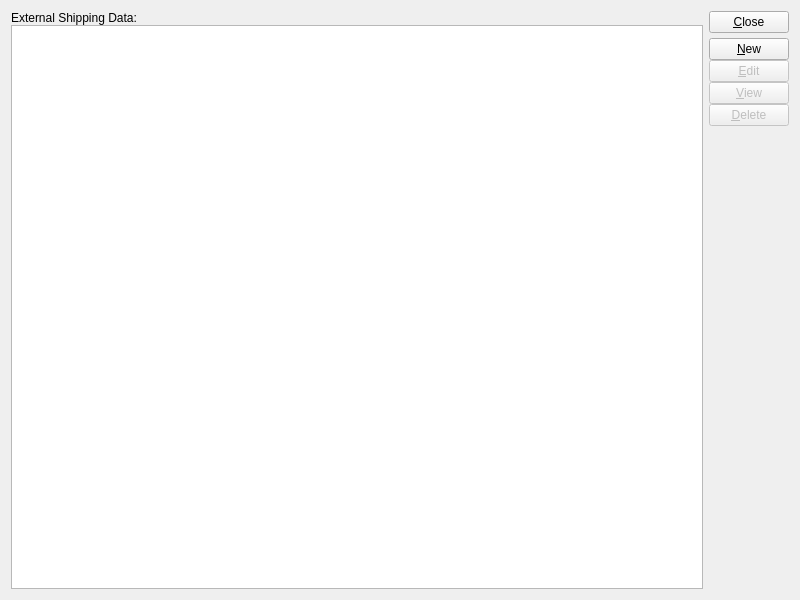
<?xml version="1.0" encoding="UTF-8"?>
<ui version="4.0">
 <comment>This file is part of the xTuple ERP: PostBooks Edition, a free and
open source Enterprise Resource Planning software suite,
Copyright (c) 1999-2019 by OpenMFG LLC, d/b/a xTuple.
It is licensed to you under the Common Public Attribution License
version 1.0, the full text of which (including xTuple-specific Exhibits)
is available at www.xtuple.com/CPAL.  By using this software, you agree
to be bound by its terms.</comment>
 <class>externalShippingList</class>
 <widget class="QWidget" name="externalShippingList">
  <property name="geometry">
   <rect>
    <x>0</x>
    <y>0</y>
    <width>800</width>
    <height>600</height>
   </rect>
  </property>
  <property name="windowTitle">
   <string>External Shipping List</string>
  </property>
  <layout class="QGridLayout" name="gridLayout">
   <item row="0" column="0">
    <layout class="QVBoxLayout">
     <property name="spacing">
      <number>0</number>
     </property>
     <item>
      <widget class="QLabel" name="_customersLit">
       <property name="text">
        <string>External Shipping Data:</string>
       </property>
      </widget>
     </item>
     <item>
      <widget class="XTreeView" name="_ship">
       <property name="editTriggers">
        <set>QAbstractItemView::NoEditTriggers</set>
       </property>
       <property name="selectionBehavior">
        <enum>QAbstractItemView::SelectRows</enum>
       </property>
       <property name="schemaName">
        <string>api</string>
       </property>
       <property name="tableName">
        <string>extshipmaint</string>
       </property>
      </widget>
     </item>
    </layout>
   </item>
   <item row="0" column="1">
    <layout class="QVBoxLayout">
     <property name="spacing">
      <number>5</number>
     </property>
     <item>
      <widget class="QPushButton" name="_close">
       <property name="text">
        <string>&amp;Close</string>
       </property>
      </widget>
     </item>
     <item>
      <layout class="QVBoxLayout">
       <property name="spacing">
        <number>0</number>
       </property>
       <item>
        <widget class="QPushButton" name="_new">
         <property name="text">
          <string>&amp;New</string>
         </property>
        </widget>
       </item>
       <item>
        <widget class="QPushButton" name="_edit">
         <property name="enabled">
          <bool>false</bool>
         </property>
         <property name="text">
          <string>&amp;Edit</string>
         </property>
        </widget>
       </item>
       <item>
        <widget class="QPushButton" name="_view">
         <property name="enabled">
          <bool>false</bool>
         </property>
         <property name="text">
          <string>&amp;View</string>
         </property>
        </widget>
       </item>
       <item>
        <widget class="QPushButton" name="_delete">
         <property name="enabled">
          <bool>false</bool>
         </property>
         <property name="text">
          <string>&amp;Delete</string>
         </property>
        </widget>
       </item>
       <item>
        <spacer>
         <property name="orientation">
          <enum>Qt::Vertical</enum>
         </property>
         <property name="sizeType">
          <enum>QSizePolicy::Expanding</enum>
         </property>
         <property name="sizeHint" stdset="0">
          <size>
           <width>20</width>
           <height>20</height>
          </size>
         </property>
        </spacer>
       </item>
      </layout>
     </item>
    </layout>
   </item>
  </layout>
 </widget>
 <customwidgets>
  <customwidget>
   <class>XTreeView</class>
   <extends>QTreeView</extends>
   <header>xtreeview.h</header>
  </customwidget>
 </customwidgets>
 <resources/>
 <connections>
  <connection>
   <sender>_close</sender>
   <signal>clicked()</signal>
   <receiver>externalShippingList</receiver>
   <slot>close()</slot>
   <hints>
    <hint type="sourcelabel">
     <x>746</x>
     <y>36</y>
    </hint>
    <hint type="destinationlabel">
     <x>760</x>
     <y>4</y>
    </hint>
   </hints>
  </connection>
  <connection>
   <sender>_ship</sender>
   <signal>doubleClicked(QModelIndex)</signal>
   <receiver>_edit</receiver>
   <slot>animateClick()</slot>
   <hints>
    <hint type="sourcelabel">
     <x>613</x>
     <y>84</y>
    </hint>
    <hint type="destinationlabel">
     <x>703</x>
     <y>90</y>
    </hint>
   </hints>
  </connection>
  <connection>
   <sender>_ship</sender>
   <signal>valid(bool)</signal>
   <receiver>_view</receiver>
   <slot>setEnabled(bool)</slot>
   <hints>
    <hint type="sourcelabel">
     <x>647</x>
     <y>120</y>
    </hint>
    <hint type="destinationlabel">
     <x>727</x>
     <y>117</y>
    </hint>
   </hints>
  </connection>
  <connection>
   <sender>_ship</sender>
   <signal>valid(bool)</signal>
   <receiver>_delete</receiver>
   <slot>setEnabled(bool)</slot>
   <hints>
    <hint type="sourcelabel">
     <x>347</x>
     <y>297</y>
    </hint>
    <hint type="destinationlabel">
     <x>727</x>
     <y>141</y>
    </hint>
   </hints>
  </connection>
  <connection>
   <sender>_ship</sender>
   <signal>valid(bool)</signal>
   <receiver>_edit</receiver>
   <slot>setEnabled(bool)</slot>
   <hints>
    <hint type="sourcelabel">
     <x>347</x>
     <y>297</y>
    </hint>
    <hint type="destinationlabel">
     <x>727</x>
     <y>93</y>
    </hint>
   </hints>
  </connection>
 </connections>
</ui>
